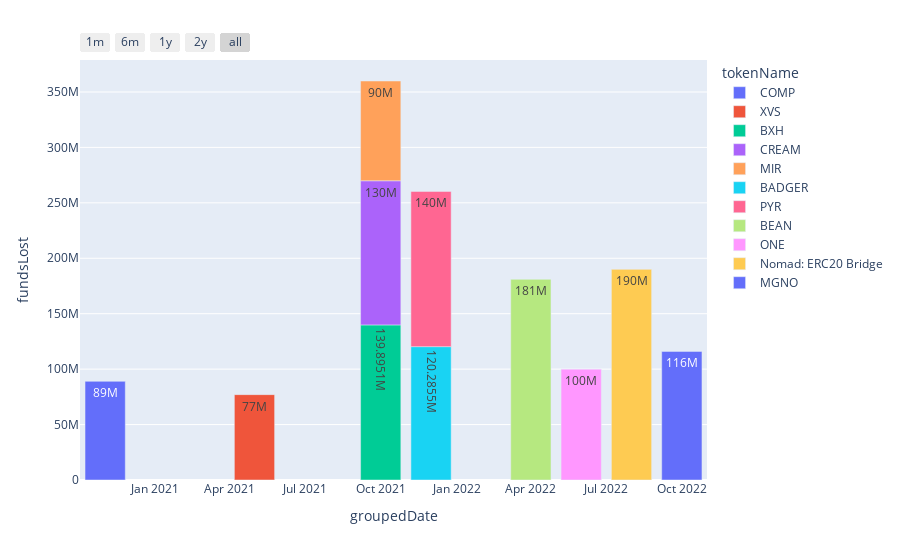

Write notebook code for a chart like this one.
### Markdown cell above
### Funds Lost by Token

### Code cell
groupby_col = ['groupedDate', 'tokenName']

grouped = pd.DataFrame(final_df.groupby(groupby_col)[['fundsLost', 'fundsReturned']].sum())
grouped.reset_index(inplace=True)
fig = px.bar(grouped, x='groupedDate', y="fundsLost", color="tokenName", 
             text_auto=True)
fig.update_layout(xaxis=date_filter_dict)

fig.show()

### Figure 1 — Plotly figure (JSON) as saved in the notebook; plotly's stock layout.template omitted (floating-point values rounded to 4 significant figures)
{"data": [{"alignmentgroup": "True", "hovertemplate": "tokenName=COMP<br>groupedDate=%{x}<br>fundsLost=%{y}<extra></extra>", "legendgroup": "COMP", "marker": {"color": "#636efa", "pattern": {"shape": ""}}, "name": "COMP", "offsetgroup": "COMP", "orientation": "v", "showlegend": true, "textposition": "auto", "texttemplate": "%{y}", "type": "bar", "x": ["2020-11-01T00:00:00"], "xaxis": "x", "y": [89000000], "yaxis": "y"}, {"alignmentgroup": "True", "hovertemplate": "tokenName=XVS<br>groupedDate=%{x}<br>fundsLost=%{y}<extra></extra>", "legendgroup": "XVS", "marker": {"color": "#EF553B", "pattern": {"shape": ""}}, "name": "XVS", "offsetgroup": "XVS", "orientation": "v", "showlegend": true, "textposition": "auto", "texttemplate": "%{y}", "type": "bar", "x": ["2021-05-01T00:00:00"], "xaxis": "x", "y": [77000000], "yaxis": "y"}, {"alignmentgroup": "True", "hovertemplate": "tokenName=BXH<br>groupedDate=%{x}<br>fundsLost=%{y}<extra></extra>", "legendgroup": "BXH", "marker": {"color": "#00cc96", "pattern": {"shape": ""}}, "name": "BXH", "offsetgroup": "BXH", "orientation": "v", "showlegend": true, "textposition": "auto", "texttemplate": "%{y}", "type": "bar", "x": ["2021-10-01T00:00:00"], "xaxis": "x", "y": [139895140], "yaxis": "y"}, {"alignmentgroup": "True", "hovertemplate": "tokenName=CREAM<br>groupedDate=%{x}<br>fundsLost=%{y}<extra></extra>", "legendgroup": "CREAM", "marker": {"color": "#ab63fa", "pattern": {"shape": ""}}, "name": "CREAM", "offsetgroup": "CREAM", "orientation": "v", "showlegend": true, "textposition": "auto", "texttemplate": "%{y}", "type": "bar", "x": ["2021-10-01T00:00:00"], "xaxis": "x", "y": [130000000], "yaxis": "y"}, {"alignmentgroup": "True", "hovertemplate": "tokenName=MIR<br>groupedDate=%{x}<br>fundsLost=%{y}<extra></extra>", "legendgroup": "MIR", "marker": {"color": "#FFA15A", "pattern": {"shape": ""}}, "name": "MIR", "offsetgroup": "MIR", "orientation": "v", "showlegend": true, "textposition": "auto", "texttemplate": "%{y}", "type": "bar", "x": ["2021-10-01T00:00:00"], "xaxis": "x", "y": [90000000], "yaxis": "y"}, {"alignmentgroup": "True", "hovertemplate": "tokenName=BADGER<br>groupedDate=%{x}<br>fundsLost=%{y}<extra></extra>", "legendgroup": "BADGER", "marker": {"color": "#19d3f3", "pattern": {"shape": ""}}, "name": "BADGER", "offsetgroup": "BADGER", "orientation": "v", "showlegend": true, "textposition": "auto", "texttemplate": "%{y}", "type": "bar", "x": ["2021-12-01T00:00:00"], "xaxis": "x", "y": [120285547], "yaxis": "y"}, {"alignmentgroup": "True", "hovertemplate": "tokenName=PYR<br>groupedDate=%{x}<br>fundsLost=%{y}<extra></extra>", "legendgroup": "PYR", "marker": {"color": "#FF6692", "pattern": {"shape": ""}}, "name": "PYR", "offsetgroup": "PYR", "orientation": "v", "showlegend": true, "textposition": "auto", "texttemplate": "%{y}", "type": "bar", "x": ["2021-12-01T00:00:00"], "xaxis": "x", "y": [140000000], "yaxis": "y"}, {"alignmentgroup": "True", "hovertemplate": "tokenName=BEAN<br>groupedDate=%{x}<br>fundsLost=%{y}<extra></extra>", "legendgroup": "BEAN", "marker": {"color": "#B6E880", "pattern": {"shape": ""}}, "name": "BEAN", "offsetgroup": "BEAN", "orientation": "v", "showlegend": true, "textposition": "auto", "texttemplate": "%{y}", "type": "bar", "x": ["2022-04-01T00:00:00"], "xaxis": "x", "y": [181000000], "yaxis": "y"}, {"alignmentgroup": "True", "hovertemplate": "tokenName=ONE<br>groupedDate=%{x}<br>fundsLost=%{y}<extra></extra>", "legendgroup": "ONE", "marker": {"color": "#FF97FF", "pattern": {"shape": ""}}, "name": "ONE", "offsetgroup": "ONE", "orientation": "v", "showlegend": true, "textposition": "auto", "texttemplate": "%{y}", "type": "bar", "x": ["2022-06-01T00:00:00"], "xaxis": "x", "y": [100000000], "yaxis": "y"}, {"alignmentgroup": "True", "hovertemplate": "tokenName=Nomad: ERC20 Bridge<br>groupedDate=%{x}<br>fundsLost=%{y}<extra></extra>", "legendgroup": "Nomad: ERC20 Bridge", "marker": {"color": "#FECB52", "pattern": {"shape": ""}}, "name": "Nomad: ERC20 Bridge", "offsetgroup": "Nomad: ERC20 Bridge", "orientation": "v", "showlegend": true, "textposition": "auto", "texttemplate": "%{y}", "type": "bar", "x": ["2022-08-01T00:00:00"], "xaxis": "x", "y": [190000000], "yaxis": "y"}, {"alignmentgroup": "True", "hovertemplate": "tokenName=MGNO<br>groupedDate=%{x}<br>fundsLost=%{y}<extra></extra>", "legendgroup": "MGNO", "marker": {"color": "#636efa", "pattern": {"shape": ""}}, "name": "MGNO", "offsetgroup": "MGNO", "orientation": "v", "showlegend": true, "textposition": "auto", "texttemplate": "%{y}", "type": "bar", "x": ["2022-10-01T00:00:00"], "xaxis": "x", "y": [116000000], "yaxis": "y"}], "layout": {"barmode": "relative", "legend": {"title": {"text": "tokenName"}, "tracegroupgap": 0}, "margin": {"t": 60}, "xaxis": {"anchor": "y", "domain": [0, 1], "rangeselector": {"buttons": [{"count": 1, "label": "1m", "step": "month", "stepmode": "backward"}, {"count": 6, "label": "6m", "step": "month", "stepmode": "backward"}, {"count": 1, "label": "1y", "step": "year", "stepmode": "backward"}, {"count": 2, "label": "2y", "step": "year", "stepmode": "backward"}, {"step": "all"}]}, "title": {"text": "groupedDate"}, "type": "date"}, "yaxis": {"anchor": "x", "domain": [0, 1], "title": {"text": "fundsLost"}}}}
